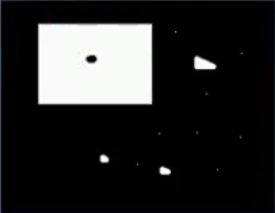
#> input picture code_images/bin2.jpg, 275 x 213 px
$ python case_22_morphology.py
#> lines starting #> are read from the running program, lines starting #| are printed output that depends on the picture; after the words box and inside, x2 and y2 are one past the last pixel; in counts of white or black regions, pixels touching at a corner belong together
#> in main, img is the input picture: shape (213, 275, 3); mean B, G, R 41.3, 41, 40.8
import cv2 as cv
import numpy as np
from matplotlib import pyplot as plt

'''
开闭操作

    开操作:先腐蚀，再膨胀。它被用来去除噪声，消除图像中小的干扰区域。还可以尽量保留了其他的元素没有变化
    闭操作:先膨胀，再腐蚀。它经常被用来填充前景物体中的小洞，或者前景物体上的小黑点。还可以尽量保留了其他的元素没有变化

其他形态学操作：

    顶帽：原图像-开操作  tophat
    黑帽：闭操作-原图像  blackhat

形态学梯度：其实就是一幅图像膨胀与腐蚀的差别。 结果看上去就像前景物体的轮廓

    基本梯度：膨胀后-腐蚀
    内部梯度：原图-腐蚀
    外部梯度：膨胀后-原图
'''


# 开操作
def open_demo(image):
    print(image.shape)
#| (213, 275, 3)
    gray = cv.cvtColor(image, cv.COLOR_BGR2GRAY)
    ret, binary = cv.threshold(gray, 0, 255, cv.THRESH_BINARY | cv.THRESH_OTSU)
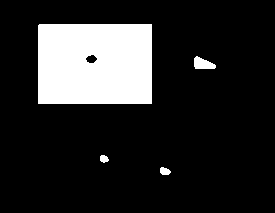
#> binary: shape (213, 275); 16% white; 4 white regions, box (x1, y1, x2, y2) and area: (38, 24, 152, 104) 9056, (194, 56, 216, 69) 195, (160, 167, 171, 175) 67, (100, 155, 109, 163) 54
#> ret = 121
    cv.imshow("binary", binary)

    # 得到结构元素
    # 提取竖直线条(1, 15)
    # 提取水平线条(15, 1)
    # (3,3)可以从干扰线中提取数字
    kernel = cv.getStructuringElement(cv.MORPH_RECT, (3, 3))
    dst = cv.morphologyEx(binary, cv.MORPH_OPEN, kernel)
#> dst: shape (213, 275); 16% white; 4 white regions, box (x1, y1, x2, y2) and area: (38, 24, 152, 104) 9056, (194, 57, 216, 69) 193, (160, 167, 170, 175) 65, (100, 155, 108, 162) 50
    cv.imshow("open_result", dst)


# 闭操作
def close_demo(image):
    print(image.shape)
#| (213, 275, 3)
    gray = cv.cvtColor(image, cv.COLOR_BGR2GRAY)
    ret, binary = cv.threshold(gray, 0, 255, cv.THRESH_BINARY | cv.THRESH_OTSU)
#> ret = 121
    cv.imshow("binary", binary)

    # 得到结构元素
    kernel = cv.getStructuringElement(cv.MORPH_RECT, (15, 15))
    dst = cv.morphologyEx(binary, cv.MORPH_CLOSE, kernel)
    cv.imshow("close_result", dst)


# 其他形态学操作：
def top_hat_demo(image):
    gray = cv.cvtColor(image, cv.COLOR_BGR2GRAY)

    # 得到结构元素
    kernel = cv.getStructuringElement(cv.MORPH_RECT, (15, 15))
    dst = cv.morphologyEx(gray, cv.MORPH_TOPHAT, kernel)

    # 下面的步骤主要是为了提升图像的亮度
    c_img = np.array(gray.shape, np.uint8)
#> c_img = [213, 19]
    c_img = 100
    dst = cv.add(dst, c_img)

    cv.imshow("tophat_result", dst)


def black_hat_demo(image):
    gray = cv.cvtColor(image, cv.COLOR_BGR2GRAY)

    # 得到结构元素
    kernel = cv.getStructuringElement(cv.MORPH_RECT, (15, 15))
    dst = cv.morphologyEx(gray, cv.MORPH_BLACKHAT, kernel)
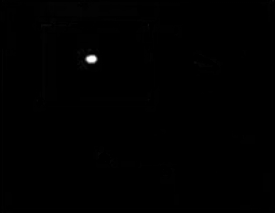
#> dst: shape (213, 275); min 0, max 254, mean 0.5

    c_img = np.array(gray.shape, np.uint8)
#> c_img = [213, 19]
    c_img = 100
    dst = cv.add(dst, c_img)
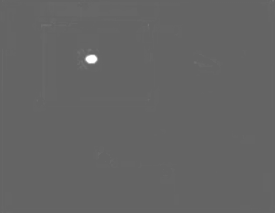
#> dst: shape (213, 275); min 100, max 255, mean 100.4

    cv.imshow("blackhat_result", dst)


# 基本梯度
def gradient_demo(image):
    gray = cv.cvtColor(image, cv.COLOR_BGR2GRAY)
    ret, binary = cv.threshold(gray, 0, 255, cv.THRESH_BINARY | cv.THRESH_OTSU)
#> ret = 121
    # 得到结构元素
    kernel = cv.getStructuringElement(cv.MORPH_RECT, (3, 3))
    dst = cv.morphologyEx(binary, cv.MORPH_GRADIENT, kernel)
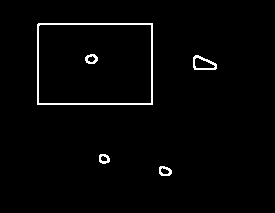
#> dst: shape (213, 275); 1.9% white in thin lines or dots, all inside (x1, y1, x2, y2) = (37, 23, 217, 176)

    cv.imshow("gradient_result", dst)


# 内梯度和外梯度
def gradient_demo2(image):
    kernel = cv.getStructuringElement(cv.MORPH_RECT, (3, 3))

    dm = cv.dilate(image, kernel)
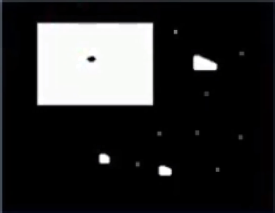
#> dm: shape (213, 275, 3); mean B, G, R 44.9, 44.4, 44.2
    em = cv.erode(image, kernel)
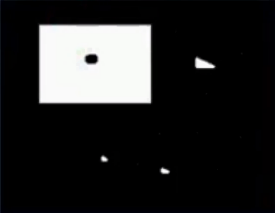
#> em: shape (213, 275, 3); mean B, G, R 38, 37.9, 37.7

    dst1 = cv.subtract(image, em)  # internal gradient
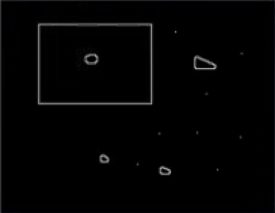
#> dst1: shape (213, 275, 3); mean B, G, R 3.3, 3.1, 3.1
    dst2 = cv.subtract(image, dm)  # external gradient
#> dst2: shape (213, 275, 3); every value is 0

    cv.imshow("internal gradient", dst1)
    cv.imshow("external gradient", dst2)


def main():
    # 读取图片
    img = cv.imread("../code_images/bin2.jpg")

    # 创建窗口，窗口尺寸自动调整
    # cv.namedWindow("lena", cv.WINDOW_AUTOSIZE)

    # 显示图片
    cv.imshow("input_image", img)

    # 开操作
    open_demo(img)

    # 闭操作
    close_demo(img)

    top_hat_demo(img)

    black_hat_demo(img)

    # 基本梯度
    gradient_demo(img)

    # 内梯度和外梯度
    gradient_demo2(img)

    # 等待键盘输入
    cv.waitKey(0)
    cv.destroyAllWindows()


if __name__ == '__main__':
    main()

$ run again, with code_images/bin1.jpg copied over code_images/bin2.jpg
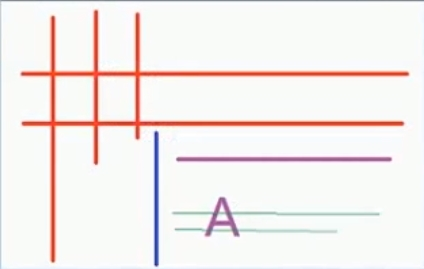
#> input picture code_images/bin1.jpg, 424 x 269 px
#> in main, img is the input picture: shape (269, 424, 3); mean B, G, R 236.1, 237.9, 244.4
#| (269, 424, 3)
#> in open_demo, `ret, binary = cv.threshold(gray, 0, 255, cv.THRESH_BINARY | cv.THRESH_..`:
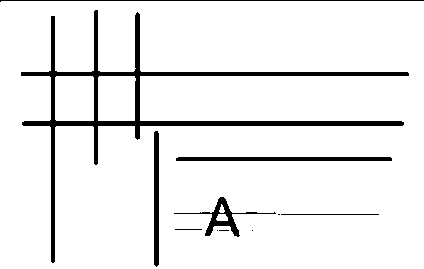
#> binary: shape (269, 424); 92.7% white; 11 black regions (4 under 20 px), largest, box (x1, y1, x2, y2) and area: (21, 10, 409, 263) 5584, (176, 157, 392, 161) 861, (154, 131, 159, 267) 671
#> in open_demo, `ret, binary = cv.threshold(gray, 0, 255, cv.THRESH_BINARY | cv.THRESH_..`: ret = 190
#| (269, 424, 3)
#> in gradient_demo2, `dst1 = cv.subtract(image, em)`:
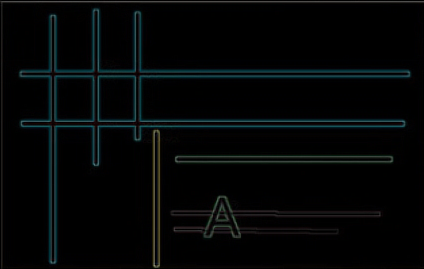
#> dst1: shape (269, 424, 3); mean B, G, R 6.9, 6.6, 4.2
#> dst2: shape (269, 424, 3); every value is 0
